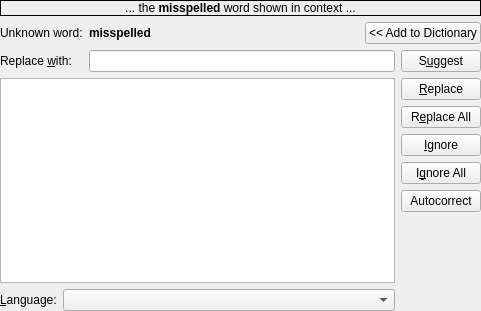
<?xml version="1.0" encoding="UTF-8"?>
<ui version="4.0">
 <class>SonnetUi</class>
 <widget class="QWidget" name="SonnetUi">
  <property name="geometry">
   <rect>
    <x>0</x>
    <y>0</y>
    <width>481</width>
    <height>311</height>
   </rect>
  </property>
  <property name="sizePolicy">
   <sizepolicy hsizetype="Preferred" vsizetype="Preferred">
    <horstretch>0</horstretch>
    <verstretch>0</verstretch>
   </sizepolicy>
  </property>
  <property name="minimumSize">
   <size>
    <width>430</width>
    <height>300</height>
   </size>
  </property>
  <layout class="QGridLayout">
   <property name="leftMargin">
    <number>0</number>
   </property>
   <property name="topMargin">
    <number>0</number>
   </property>
   <property name="rightMargin">
    <number>0</number>
   </property>
   <property name="bottomMargin">
    <number>0</number>
   </property>
   <item row="1" column="0" colspan="2">
    <widget class="QLabel" name="textLabel2">
     <property name="whatsThis">
      <string>&lt;qt&gt;&lt;p&gt;This word was considered to be an &quot;unknown word&quot; because it does not match any entry in the dictionary currently in use. It may also be a word in a foreign language.&lt;/p&gt;
&lt;p&gt;If the word is not misspelled, you may add it to the dictionary by clicking &lt;b&gt;Add to Dictionary&lt;/b&gt;. If you do not want to add the unknown word to the dictionary, but you want to leave it unchanged, click &lt;b&gt;Ignore&lt;/b&gt; or &lt;b&gt;Ignore All&lt;/b&gt;.&lt;/p&gt;
&lt;p&gt;However, if the word is misspelled, you can try to find the correct replacement in the list below. If you cannot find a replacement there, you may type it in the text box below, and click &lt;b&gt;Replace&lt;/b&gt; or &lt;b&gt;Replace All&lt;/b&gt;.&lt;/p&gt;
&lt;/qt&gt;</string>
     </property>
     <property name="text">
      <string>Unknown word:</string>
     </property>
    </widget>
   </item>
   <item row="1" column="2">
    <widget class="QLabel" name="m_unknownWord">
     <property name="toolTip">
      <string>Unknown word</string>
     </property>
     <property name="whatsThis">
      <string>&lt;qt&gt;&lt;p&gt;This word was considered to be an &quot;unknown word&quot; because it does not match any entry in the dictionary currently in use. It may also be a word in a foreign language.&lt;/p&gt;
&lt;p&gt;If the word is not misspelled, you may add it to the dictionary by clicking &lt;b&gt;Add to Dictionary&lt;/b&gt;. If you do not want to add the unknown word to the dictionary, but you want to leave it unchanged, click &lt;b&gt;Ignore&lt;/b&gt; or &lt;b&gt;Ignore All&lt;/b&gt;.&lt;/p&gt;
&lt;p&gt;However, if the word is misspelled, you can try to find the correct replacement in the list below. If you cannot find a replacement there, you may type it in the text box below, and click &lt;b&gt;Replace&lt;/b&gt; or &lt;b&gt;Replace All&lt;/b&gt;.&lt;/p&gt;
&lt;/qt&gt;</string>
     </property>
     <property name="text">
      <string>&lt;b&gt;misspelled&lt;/b&gt;</string>
     </property>
    </widget>
   </item>
   <item row="4" column="0">
    <widget class="QLabel" name="textLabel5">
     <property name="whatsThis">
      <string>&lt;qt&gt;
&lt;p&gt;Select the language of the document you are proofing here.&lt;/p&gt;
&lt;/qt&gt;</string>
     </property>
     <property name="text">
      <string>&amp;Language:</string>
     </property>
     <property name="buddy">
      <cstring>m_language</cstring>
     </property>
    </widget>
   </item>
   <item row="0" column="0" colspan="6">
    <widget class="QLabel" name="m_contextLabel">
     <property name="toolTip">
      <string>Text excerpt showing the unknown word in its context.</string>
     </property>
     <property name="whatsThis">
      <string>&lt;qt&gt;
&lt;p&gt;Here you can see a text excerpt showing the unknown word in its context. If this information is not sufficient to choose the best replacement for the unknown word, you can click on the document you are proofing, read a larger part of the text and then return here to continue proofing.&lt;/p&gt;
&lt;/qt&gt;</string>
     </property>
     <property name="frameShape">
      <enum>QFrame::Box</enum>
     </property>
     <property name="text">
      <string>... the &lt;b&gt;misspelled&lt;/b&gt; word shown in context ...</string>
     </property>
     <property name="alignment">
      <set>Qt::AlignCenter</set>
     </property>
    </widget>
   </item>
   <item row="1" column="4" colspan="2">
    <widget class="QPushButton" name="m_addBtn">
     <property name="whatsThis">
      <string>&lt;qt&gt;
&lt;p&gt;The unknown word was detected and considered unknown because it is not included in the dictionary.&lt;br&gt;
Click here if you consider the unknown word not to be misspelled, and you want to avoid wrongly detecting it again in the future. If you want to let it remain as is, but not add it to the dictionary, then click &lt;b&gt;Ignore&lt;/b&gt; or &lt;b&gt;Ignore All&lt;/b&gt; instead.&lt;/p&gt;
&lt;/qt&gt;</string>
     </property>
     <property name="text">
      <string>&lt;&lt; Add to Dictionary</string>
     </property>
    </widget>
   </item>
   <item row="1" column="3">
    <spacer>
     <property name="orientation">
      <enum>Qt::Horizontal</enum>
     </property>
     <property name="sizeType">
      <enum>QSizePolicy::Expanding</enum>
     </property>
     <property name="sizeHint" stdset="0">
      <size>
       <width>74</width>
       <height>20</height>
      </size>
     </property>
    </spacer>
   </item>
   <item row="3" column="0" colspan="5">
    <widget class="QListView" name="m_suggestions">
     <property name="toolTip">
      <string>Suggestion List</string>
     </property>
     <property name="whatsThis">
      <string>&lt;qt&gt;
&lt;p&gt;If the unknown word is misspelled, you should check if the correction for it is available and if it is, click on it. If none of the words in this list is a good replacement you may type the correct word in the edit box above.&lt;/p&gt;
&lt;p&gt;To correct this word click &lt;b&gt;Replace&lt;/b&gt; if you want to correct only this occurrence or &lt;b&gt;Replace All&lt;/b&gt; if you want to correct all occurrences.&lt;/p&gt;
&lt;/qt&gt;</string>
     </property>
     <property name="resizeMode">
      <enum>QListView::Adjust</enum>
     </property>
    </widget>
   </item>
   <item row="2" column="0" colspan="2">
    <widget class="QLabel" name="textLabel4">
     <property name="whatsThis">
      <string>&lt;qt&gt;
&lt;p&gt;If the unknown word is misspelled, you should type the correction for your misspelled word here or select it from the list below.&lt;/p&gt;
&lt;p&gt;You can then click &lt;b&gt;Replace&lt;/b&gt; if you want to correct only this occurrence of the word or &lt;b&gt;Replace All&lt;/b&gt; if you want to correct all occurrences.&lt;/p&gt;
&lt;/qt&gt;</string>
     </property>
     <property name="text">
      <string>Replace &amp;with:</string>
     </property>
     <property name="buddy">
      <cstring>m_replacement</cstring>
     </property>
    </widget>
   </item>
   <item row="2" column="2" colspan="3">
    <widget class="QLineEdit" name="m_replacement">
     <property name="whatsThis">
      <string>&lt;qt&gt;
&lt;p&gt;If the unknown word is misspelled, you should type the correction for your misspelled word here or select it from the list below.&lt;/p&gt;
&lt;p&gt;You can then click &lt;b&gt;Replace&lt;/b&gt; if you want to correct only this occurrence of the word or &lt;b&gt;Replace All&lt;/b&gt; if you want to correct all occurrences.&lt;/p&gt;
&lt;/qt&gt;</string>
     </property>
    </widget>
   </item>
   <item row="4" column="1" colspan="4">
    <widget class="Sonnet::DictionaryComboBox" name="m_language">
     <property name="toolTip">
      <string>Language Selection</string>
     </property>
     <property name="whatsThis">
      <string>&lt;qt&gt;
&lt;p&gt;Select the language of the document you are proofing here.&lt;/p&gt;
&lt;/qt&gt;</string>
     </property>
    </widget>
   </item>
   <item row="2" column="5" rowspan="3">
    <layout class="QVBoxLayout">
     <property name="spacing">
      <number>6</number>
     </property>
     <property name="leftMargin">
      <number>0</number>
     </property>
     <property name="topMargin">
      <number>0</number>
     </property>
     <property name="rightMargin">
      <number>0</number>
     </property>
     <property name="bottomMargin">
      <number>0</number>
     </property>
     <item>
      <widget class="QPushButton" name="m_suggestBtn">
       <property name="text">
        <string>S&amp;uggest</string>
       </property>
      </widget>
     </item>
     <item>
      <widget class="QPushButton" name="m_replaceBtn">
       <property name="whatsThis">
        <string>&lt;qt&gt;
&lt;p&gt;Click here to replace this occurrence of the unknown text with the text in the edit box above (to the left).&lt;/p&gt;
&lt;/qt&gt;</string>
       </property>
       <property name="text">
        <string>&amp;Replace</string>
       </property>
      </widget>
     </item>
     <item>
      <widget class="QPushButton" name="m_replaceAllBtn">
       <property name="whatsThis">
        <string>&lt;qt&gt;
&lt;p&gt;Click here to replace all occurrences of the unknown text with the text in the edit box above (to the left).&lt;/p&gt;
&lt;/qt&gt;</string>
       </property>
       <property name="text">
        <string>R&amp;eplace All</string>
       </property>
      </widget>
     </item>
     <item>
      <widget class="QPushButton" name="m_skipBtn">
       <property name="whatsThis">
        <string>&lt;qt&gt;
&lt;p&gt;Click here to let this occurrence of the unknown word remain as is.&lt;/p&gt;
&lt;p&gt;This action is useful when the word is a name, an acronym, a foreign word or any other unknown word that you want to use but not add to the dictionary.&lt;/p&gt;
&lt;/qt&gt;</string>
       </property>
       <property name="text">
        <string>&amp;Ignore</string>
       </property>
      </widget>
     </item>
     <item>
      <widget class="QPushButton" name="m_skipAllBtn">
       <property name="whatsThis">
        <string>&lt;qt&gt;
&lt;p&gt;Click here to let all occurrences of the unknown word remain as they are.&lt;/p&gt;
&lt;p&gt;This action is useful when the word is a name, an acronym, a foreign word or any other unknown word that you want to use but not add to the dictionary.&lt;/p&gt;
&lt;/qt&gt;</string>
       </property>
       <property name="text">
        <string>I&amp;gnore All</string>
       </property>
      </widget>
     </item>
     <item>
      <widget class="QPushButton" name="m_autoCorrect">
       <property name="whatsThis">
        <string>&lt;qt&gt;
&lt;p&gt;Click here to let all occurrences of the unknown word remain as they are.&lt;/p&gt;
&lt;p&gt;This action is useful when the word is a name, an acronym, a foreign word or any other unknown word that you want to use but not add to the dictionary.&lt;/p&gt;
&lt;/qt&gt;</string>
       </property>
       <property name="text">
        <string>Autocorrect</string>
       </property>
      </widget>
     </item>
     <item>
      <spacer>
       <property name="orientation">
        <enum>Qt::Vertical</enum>
       </property>
       <property name="sizeType">
        <enum>QSizePolicy::Expanding</enum>
       </property>
       <property name="sizeHint" stdset="0">
        <size>
         <width>20</width>
         <height>20</height>
        </size>
       </property>
      </spacer>
     </item>
    </layout>
   </item>
  </layout>
 </widget>
 <customwidgets>
  <customwidget>
   <class>Sonnet::DictionaryComboBox</class>
   <extends>QComboBox</extends>
   <header>sonnet/dictionarycombobox.h</header>
  </customwidget>
 </customwidgets>
 <tabstops>
  <tabstop>m_addBtn</tabstop>
  <tabstop>m_replacement</tabstop>
  <tabstop>m_suggestBtn</tabstop>
  <tabstop>m_replaceBtn</tabstop>
  <tabstop>m_replaceAllBtn</tabstop>
  <tabstop>m_skipBtn</tabstop>
  <tabstop>m_skipAllBtn</tabstop>
  <tabstop>m_suggestions</tabstop>
  <tabstop>m_language</tabstop>
 </tabstops>
 <resources/>
 <connections/>
</ui>
